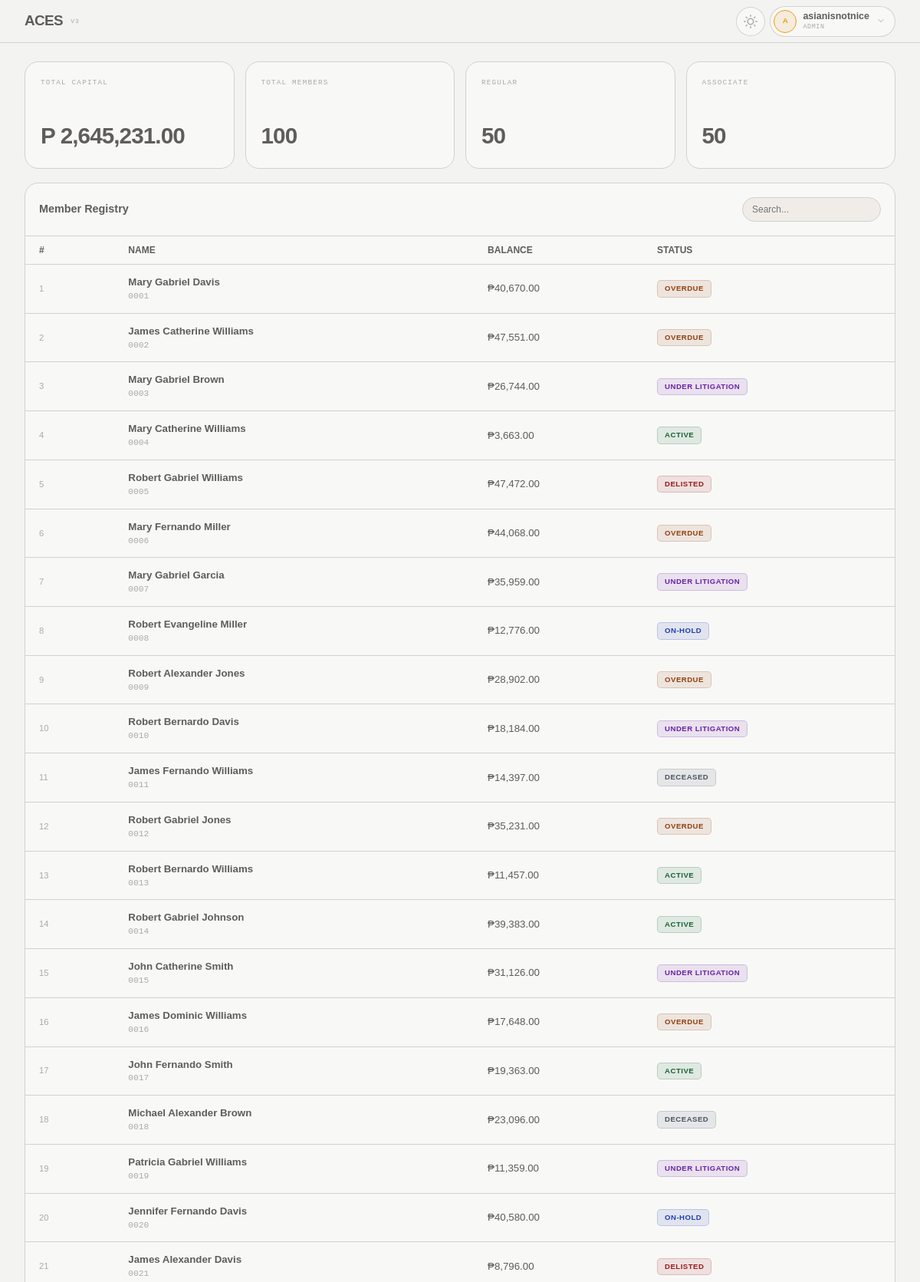
The app's page /index.php (signed in, upper part) with its own data.
### tables this page shows
CREATE TABLE `members` (
  `id` int(11) NOT NULL,
  `member_id` int(11) DEFAULT NULL,
  `membership_type` varchar(50) DEFAULT NULL,
  `username` varchar(50) DEFAULT NULL,
  `password` varchar(255) DEFAULT NULL,
  `first_name` varchar(100) DEFAULT NULL,
  `middle_name` varchar(100) DEFAULT NULL,
  `last_name` varchar(100) DEFAULT NULL,
  `email` varchar(150) DEFAULT NULL,
  `profile_picture` varchar(255) DEFAULT NULL,
  `prefix` varchar(20) DEFAULT NULL,
  `suffix` varchar(20) DEFAULT NULL,
  `birthdate` date DEFAULT NULL,
  `death_date` date DEFAULT NULL,
  `approval_date` datetime DEFAULT NULL,
  `balance` decimal(10,2) DEFAULT 0.00,
  `is_mgs` tinyint(1) DEFAULT 0,
  `remarks` text DEFAULT NULL,
  `role_id` int(11) DEFAULT NULL,
  `phone_number` varchar(20) DEFAULT NULL,
  `telephone_number` varchar(20) DEFAULT NULL,
  `civil_status` varchar(20) DEFAULT NULL,
  `address` text DEFAULT NULL,
  `status` enum('Active','Deceased','Delisted','On-Hold','Overdue','Under Litigation') NOT NULL DEFAULT 'Active'
);

### views/auth/admin/dashboard.php (the view, shortened to what this page needs)
<?php
$dbClass = new DB();
$db = $dbClass->connect();
try {
    $stmt = $db->query("SELECT * FROM members ORDER BY id ASC");
    $members = $stmt->fetchAll(PDO::FETCH_ASSOC);
} catch (PDOException $e) {
    $members = [];
}
$total        = array_sum(array_column($members, 'balance'));
$totalCount   = count($members);
$regCount     = count(array_filter($members, fn($m) => ($m['membership_type'] ?? '') === 'Regular'));
$ascCount     = count(array_filter($members, fn($m) => ($m['membership_type'] ?? '') === 'Associate'));
if (!function_exists('fmtK')) {
    function fmtK($n)
    {
        return number_format($n, 2);
    }
}
if (!function_exists('fullName')) {
    function fullName($m)
    {
        return trim(($m['first_name'] ?? '') . ' ' . ($m['middle_name'] ?? '') . ' ' . ($m['last_name'] ?? ''));
    }
}
?>
<div class="l-app">
    <div class="l-container">
        <main class="l-app__body">
            <div class="c-kpi-grid">
                <div class="c-kpi-card">
                    <div class="c-kpi-card__label">Total Capital</div>
                    <div class="c-kpi-card__value">P <?= fmtK($total) ?></div>
                </div>
                <div class="c-kpi-card">
                    <div class="c-kpi-card__label">Total Members</div>
                    <div class="c-kpi-card__value"><?= $totalCount ?></div>
                </div>
                <div class="c-kpi-card">
                    <div class="c-kpi-card__label">Regular</div>
                    <div class="c-kpi-card__value"><?= $regCount ?></div>
                </div>
                <div class="c-kpi-card">
                    <div class="c-kpi-card__label">Associate</div>
                    <div class="c-kpi-card__value"><?= $ascCount ?></div>
                </div>
            </div>
            <div class="c-table-card">
                <div class="c-table-card__header">
                    <span class="c-table-card__title">Member Registry</span>
                    <input type="text" id="tbl-search" class="c-table-card__search" placeholder="Search...">
                </div>
                <div class="tbl-scroll">
                    <table class="c-table">
                        <thead>
                            <tr>
                                <th class="c-table__header">#</th>
                                <th class="c-table__header">Name</th>
                                <th class="c-table__header">Balance</th>
                                <th class="c-table__header">Status</th>
                            </tr>
                        </thead>
                        <tbody>
                            <?php foreach ($members as $m): ?>
                                <tr class="c-table__row"
                                    onclick="window.location='?page=member_view&member_id=<?= $m['id'] ?>'"
                                    style="cursor: pointer;">
                                    <td class="c-table__cell c-table__cell--id"><?= $m['id'] ?></td>
                                    <td class="c-table__cell">
                                        <div class="c-member-info">
                                            <span class="c-member-info__name"><?= htmlspecialchars(fullName($m)) ?></span>
                                            <span class="c-member-info__id"><?= str_pad($m['member_id'], 4, '0', STR_PAD_LEFT) ?></span>
                                        </div>
                                    </td>
                                    <td class="c-table__cell c-table__cell--balance">
                                        &#8369;<?= number_format($m['balance'], 2) ?>
                                    </td>
                                    <td class="c-table__cell">
                                        <span class="c-badge c-badge--<?= str_replace(' ', '-', strtolower($m['status'] ?? 'active')) ?>">
                                            <?= htmlspecialchars($m['status']) ?>
                                        </span>
                                    </td>
                                </tr>
                            <?php endforeach; ?>
                        </tbody>
                    </table>
                </div>
            </div>
        </main>
    </div>
</div>

### assets/css/variables.css (style rules this page uses)
:root { --bg: #f3f3f2; --surface: #f8f8f7; --raised: #f0ede8; --rim: #e0dcd5; --gold: #f59b0a; --gold-dim: rgba(217, 142, 22, 0.1); --text: #1c1a17b2; --t2: rgba(26, 25, 23, 0.6); --t3: rgba(26, 25, 23, 0.35); --border: rgba(211, 209, 207, 1.0); --border2: rgba(0, 0, 0, 0.15); --danger: #d93d3d; --ok: #27a858; --font-main: 'Poppins', sans-serif; --font-heading: 'Syne', sans-serif; --font-mono: 'IBM Plex Mono', monospace; --status-active: #166534; --status-deceased: #4b5563; --status-delisted: #991b1b; --status-hold: #1e40af; --status-overdue: #92400e; --status-litigation: #6b21a8; }

### records on screen
members: id "1", fullName($m) "Mary Gabriel Davis", member "0001", balance "40,670.00", status "OVERDUE"
members: id "2", fullName($m) "James Catherine Williams", member "0002", balance "47,551.00", status "OVERDUE"
members: id "3", fullName($m) "Mary Gabriel Brown", member "0003", balance "26,744.00", status "UNDER LITIGATION"
members: id "4", fullName($m) "Mary Catherine Williams", member "0004", balance "3,663.00", status "ACTIVE"
members: id "5", fullName($m) "Robert Gabriel Williams", member "0005", balance "47,472.00", status "DELISTED"
members: id "6", fullName($m) "Mary Fernando Miller", member "0006", balance "44,068.00", status "OVERDUE"
members: id "7", fullName($m) "Mary Gabriel Garcia", member "0007", balance "35,959.00", status "UNDER LITIGATION"
members: id "8", fullName($m) "Robert Evangeline Miller", member "0008", balance "12,776.00", status "ON-HOLD"
members: id "9", fullName($m) "Robert Alexander Jones", member "0009", balance "28,902.00", status "OVERDUE"
members: id "10", fullName($m) "Robert Bernardo Davis", member "0010", balance "18,184.00", status "UNDER LITIGATION"
members: id "11", fullName($m) "James Fernando Williams", member "0011", balance "14,397.00", status "DECEASED"
members: id "12", fullName($m) "Robert Gabriel Jones", member "0012", balance "35,231.00", status "OVERDUE"
members: id "13", fullName($m) "Robert Bernardo Williams", member "0013", balance "11,457.00", status "ACTIVE"
members: id "14", fullName($m) "Robert Gabriel Johnson", member "0014", balance "39,383.00", status "ACTIVE"
members: id "15", fullName($m) "John Catherine Smith", member "0015", balance "31,126.00", status "UNDER LITIGATION"
members: id "16", fullName($m) "James Dominic Williams", member "0016", balance "17,648.00", status "OVERDUE"
members: id "17", fullName($m) "John Fernando Smith", member "0017", balance "19,363.00", status "ACTIVE"
members: id "18", fullName($m) "Michael Alexander Brown", member "0018", balance "23,096.00", status "DECEASED"
members: id "19", fullName($m) "Patricia Gabriel Williams", member "0019", balance "11,359.00", status "UNDER LITIGATION"
members: id "20", fullName($m) "Jennifer Fernando Davis", member "0020", balance "40,580.00", status "ON-HOLD"
members: id "21", fullName($m) "James Alexander Davis", member "0021", balance "8,796.00", status "DELISTED"

### other values on screen
$user['initials'] "A"
$user['name'] "asianisnotnice"
$user['role'] "ADMIN"
fmtK($total) "2,645,231.00"
$totalCount "100"
$regCount "50"
$ascCount "50"
